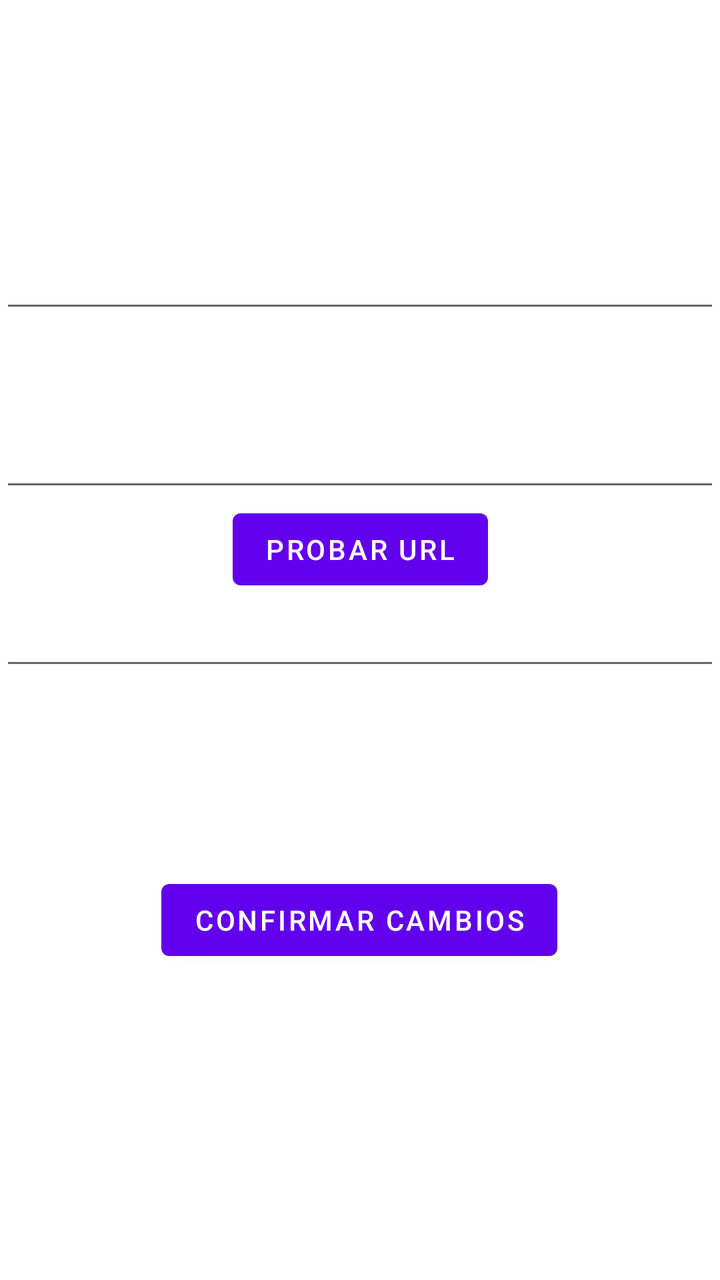
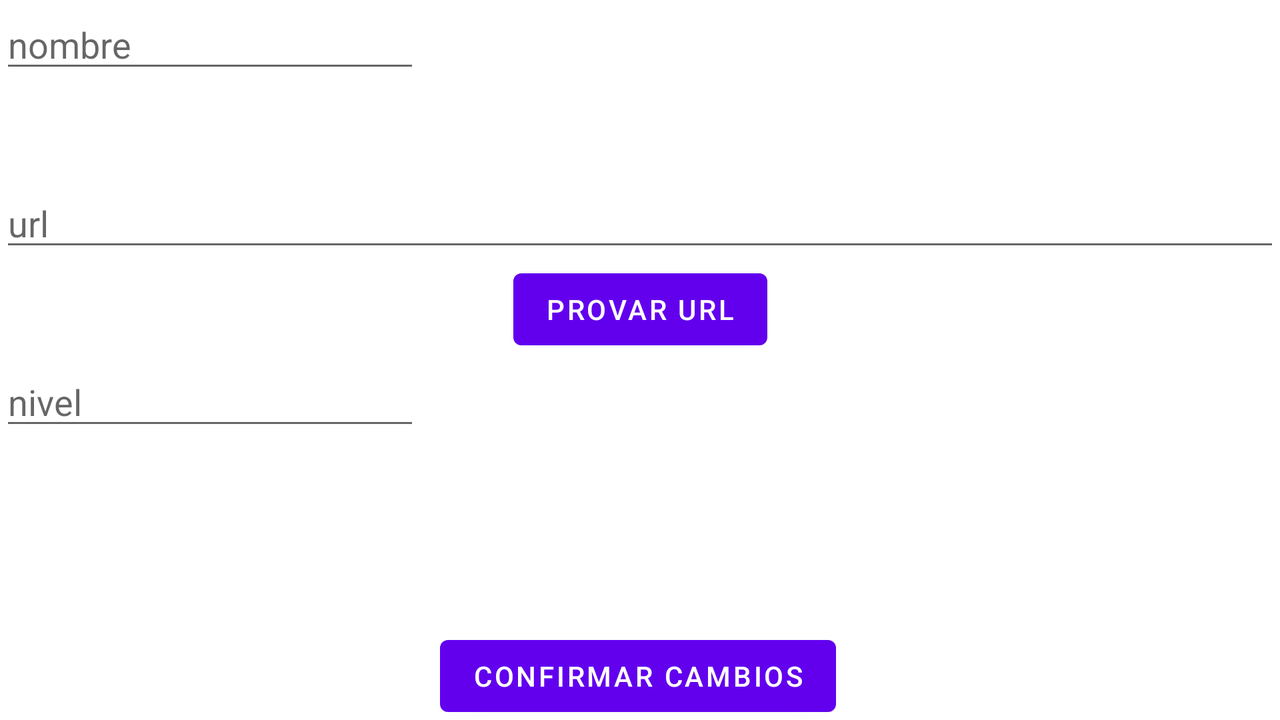

Compare how this app lays out the same screen by default and in its alternative resource folder. The renders come first, then the two layout files and the values they reference.
<!-- AndroidManifest.xml: application theme Theme.Appformaciones -->
<!-- res/layout/fragment_editar_modulo.xml -->
<?xml version="1.0" encoding="utf-8"?>
<androidx.constraintlayout.widget.ConstraintLayout xmlns:android="http://schemas.android.com/apk/res/android"
    xmlns:app="http://schemas.android.com/apk/res-auto"
    xmlns:tools="http://schemas.android.com/tools"
    android:id="@+id/frameLayout6"
    android:layout_width="match_parent"
    android:layout_height="match_parent"
    tools:context=".administrador.editar_modulo">

    <EditText
        android:id="@+id/nombremoduloeditar"
        android:layout_width="0dp"
        android:layout_height="wrap_content"
        android:layout_marginTop="120dp"
        android:ems="10"
        android:inputType="textPersonName"
        app:layout_constraintEnd_toEndOf="parent"
        app:layout_constraintStart_toStartOf="parent"
        app:layout_constraintTop_toTopOf="parent" />

    <EditText
        android:id="@+id/urlmoduloeditor"
        android:layout_width="0dp"
        android:layout_height="wrap_content"
        android:layout_marginTop="48dp"
        android:ems="10"
        android:inputType="textPersonName"
        app:layout_constraintEnd_toEndOf="@+id/nombremoduloeditar"
        app:layout_constraintHorizontal_bias="0.0"
        app:layout_constraintStart_toStartOf="@+id/nombremoduloeditar"
        app:layout_constraintTop_toBottomOf="@+id/nombremoduloeditar" />

    <EditText
        android:id="@+id/nivelmoduloeditar"
        android:layout_width="0dp"
        android:layout_height="wrap_content"
        android:ems="10"
        android:inputType="number"
        app:layout_constraintEnd_toEndOf="@+id/urlmoduloeditor"
        app:layout_constraintHorizontal_bias="0.0"
        app:layout_constraintStart_toStartOf="@+id/urlmoduloeditor"
        app:layout_constraintTop_toBottomOf="@+id/botonprovar" />

    <Button
        android:id="@+id/botonprovar"
        android:layout_width="wrap_content"
        android:layout_height="wrap_content"
        android:text="probar url"
        app:layout_constraintEnd_toEndOf="@+id/urlmoduloeditor"
        app:layout_constraintStart_toStartOf="@+id/urlmoduloeditor"
        app:layout_constraintTop_toBottomOf="@+id/urlmoduloeditor" />

    <Button
        android:id="@+id/botonactualizar"
        android:layout_width="wrap_content"
        android:layout_height="wrap_content"
        android:layout_marginTop="96dp"
        android:text="confirmar cambios"
        app:layout_constraintEnd_toEndOf="@+id/nivelmoduloeditar"
        app:layout_constraintHorizontal_bias="0.498"
        app:layout_constraintStart_toStartOf="@+id/nivelmoduloeditar"
        app:layout_constraintTop_toBottomOf="@+id/nivelmoduloeditar" />
</androidx.constraintlayout.widget.ConstraintLayout>
<!-- resources referenced by this layout -->
<resources>
  <style name="Theme.Appformaciones" parent="Theme.MaterialComponents.DayNight.DarkActionBar">
          
          <item name="colorPrimary">@color/purple_500</item>
          <item name="colorPrimaryVariant">@color/purple_700</item>
          <item name="colorOnPrimary">@color/white</item>
          
          <item name="colorSecondary">@color/teal_200</item>
          <item name="colorSecondaryVariant">@color/teal_700</item>
          <item name="colorOnSecondary">@color/black</item>
          
          <item name="android:statusBarColor" tools:targetApi="l">?attr/colorPrimaryVariant</item>
          
      </style>
</resources>
<!-- res/layout-land/fragment_editar_modulo.xml (the repository's variant of the layout above) -->
<!-- drawn on the phone turned sideways -->
<?xml version="1.0" encoding="utf-8"?>
<androidx.constraintlayout.widget.ConstraintLayout xmlns:android="http://schemas.android.com/apk/res/android"
    xmlns:app="http://schemas.android.com/apk/res-auto"
    xmlns:tools="http://schemas.android.com/tools"
    android:id="@+id/frameLayout6"
    android:layout_width="match_parent"
    android:layout_height="match_parent"
    tools:context=".administrador.editar_modulo">

    <EditText
        android:id="@+id/nombremoduloeditar"
        android:layout_width="0dp"
        android:layout_height="wrap_content"
        android:ems="10"
        android:hint="nombre"
        android:inputType="textPersonName"
        app:layout_constraintStart_toStartOf="parent"
        app:layout_constraintTop_toTopOf="parent" />

    <EditText
        android:id="@+id/urlmoduloeditor"
        android:layout_width="0dp"
        android:layout_height="wrap_content"
        android:layout_marginTop="48dp"
        android:ems="10"
        android:hint="url"
        android:inputType="textPersonName"
        app:layout_constraintEnd_toEndOf="parent"
        app:layout_constraintHorizontal_bias="0.0"
        app:layout_constraintStart_toStartOf="@+id/nombremoduloeditar"
        app:layout_constraintTop_toBottomOf="@+id/nombremoduloeditar" />

    <EditText
        android:id="@+id/nivelmoduloeditar"
        android:layout_width="0dp"
        android:layout_height="wrap_content"
        android:ems="10"
        android:hint="nivel"
        android:inputType="number"
        app:layout_constraintStart_toStartOf="@+id/urlmoduloeditor"
        app:layout_constraintTop_toBottomOf="@+id/botonprovar" />

    <Button
        android:id="@+id/botonprovar"
        android:layout_width="wrap_content"
        android:layout_height="wrap_content"
        android:text="provar url"
        app:layout_constraintEnd_toEndOf="@+id/urlmoduloeditor"
        app:layout_constraintStart_toStartOf="@+id/urlmoduloeditor"
        app:layout_constraintTop_toBottomOf="@+id/urlmoduloeditor" />

    <Button
        android:id="@+id/botonactualizar"
        android:layout_width="wrap_content"
        android:layout_height="wrap_content"
        android:layout_marginTop="96dp"
        android:text="confirmar cambios"
        app:layout_constraintBottom_toBottomOf="parent"
        app:layout_constraintEnd_toEndOf="@+id/urlmoduloeditor"
        app:layout_constraintHorizontal_bias="0.498"
        app:layout_constraintStart_toStartOf="@+id/nivelmoduloeditar"
        app:layout_constraintTop_toBottomOf="@+id/nivelmoduloeditar" />
</androidx.constraintlayout.widget.ConstraintLayout>
